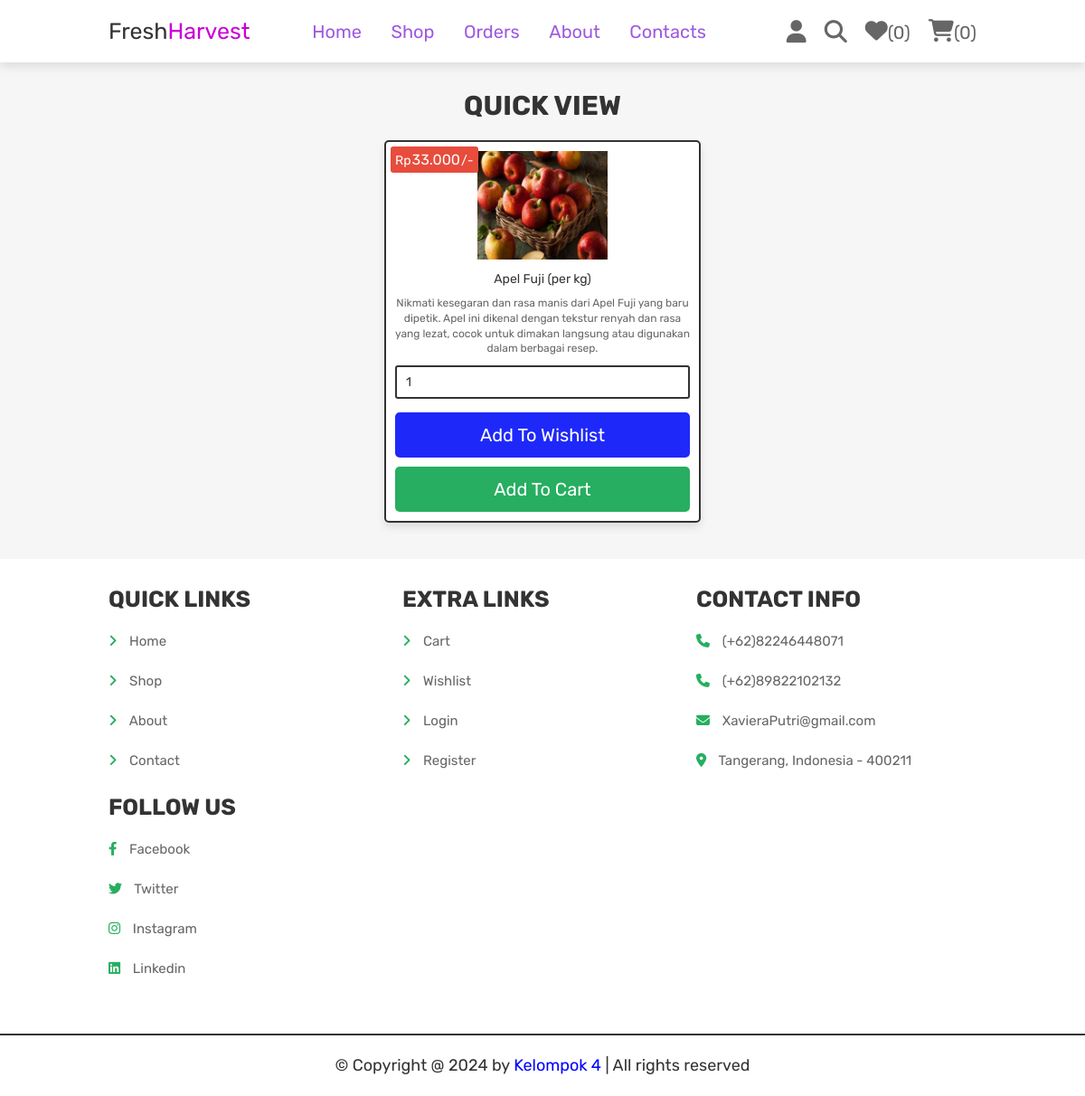
The app's page /view_page.php?pid=28 (signed in) with its own data.
### tables this page shows
CREATE TABLE `products` (
  `id` int(100) NOT NULL,
  `name` varchar(100) NOT NULL,
  `category` varchar(20) NOT NULL,
  `details` varchar(500) NOT NULL,
  `price` decimal(10,3) NOT NULL,
  `image` varchar(100) NOT NULL
);

### view_page.php (the view, shortened to what this page needs)
<?php
@include 'config.php';
?>
<!DOCTYPE html>
<html lang="en">
<head>
    <link rel="stylesheet" href="https://cdnjs.cloudflare.com/ajax/libs/font-awesome/6.1.1/css/all.min.css">
    <link rel="stylesheet" href="css/style.css">
</head>
<body>
    <?php include 'header.php'; ?>
    <section class="quick-view">
        <h1 class="tittle">Quick View</h1>
        <?php
        $pid = $_GET['pid'];
        $select_products = $conn->prepare("SELECT * FROM `products` WHERE id = ?");
        $select_products->execute([$pid]);
        if ($select_products->rowCount() > 0) {
            while ($fetch_products = $select_products->fetch(PDO::FETCH_ASSOC)) {
        ?>
        <form action="" class="box" method="POST">
            <div class="price">Rp<span><?= htmlspecialchars($fetch_products['price']); ?></span>/-</div>
            <img src="uploaded_img/<?= htmlspecialchars($fetch_products['image']); ?>" alt="<?= htmlspecialchars($fetch_products['name']); ?>">
            <div class="name"><?= htmlspecialchars($fetch_products['name']); ?></div>
            <div class="details"><?= htmlspecialchars($fetch_products['details']); ?></div>
            <input type="number" min="1" value="1" name="p_qty" class="qty">
            <input type="submit" value="Add to Wishlist" class="option-btn" name="add_to_wishlist">
            <input type="submit" value="Add to Cart" class="btn" name="add_to_cart">
        </form>
        <?php
            }
        } else {
            echo '<p class="empty">No products added yet!</p>';
        }
        ?>
    </section>
    <?php include 'footer.php'; ?>
</body>
</html>

### CSS/style.css (style rules this page uses)
.quick-view .box { max-width: 35rem; padding: 1rem; text-align: center; border: var(--border); background-color: var(--white); box-shadow: var(--box-shadow); border-radius: .5rem; position: relative; margin: 1rem auto; box-sizing: border-box; overflow: hidden; }
.quick-view .box img { height: 12rem; width: auto; margin-bottom: 0.5rem; }
.quick-view .box .price { position: absolute; top: 0.5rem; left: 0.5rem; padding: 0.5rem; border-radius: .3rem; background-color: var(--red); font-size: 1.4rem; color: var(--white); }
.quick-view .box .price span { font-size: 1.6rem; color: var(--white); margin: 0 .1rem; }
.quick-view .box .qty { margin: 0.5rem 0; border-radius: .3rem; padding: 0.8rem 1rem; font-size: 1.4rem; color: var(--black); border: var(--border); width: 100%; box-sizing: border-box; }
.quick-view .box .name { font-size: 1.4rem; color: var(--black); padding: 0.5rem 0; }
.quick-view .box .details { padding: 0.5rem 0; line-height: 1.4; font-size: 1.2rem; color: var(--light-color); }

### CSS/components.css (style rules this page uses)
:root { --green:#27ae60; --orange:#f39c12; --red:#e74c3c; --black:#333; --light-color:#666; --white:#fff; --light-bg:#f6f6f6; --border:.2rem solid var(--black); --box-shadow:0 .5rem 1rem rgba(0,0,0,.1); }
* { font-family: 'Rubik',sans-serif; margin: 0; padding: 0; box-sizing: border-box; outline: none; border: none; text-decoration: none; color: var(--black); }
body { background-color: var(--light-bg); }
html { font-size: 62.5%; overflow-x: hidden; scroll-behavior: smooth; scroll-padding-top: 6.5rem; }
section { padding: 3rem 2rem; max-width: 1000px; margin: 0 auto; }
.btn, .delete-btn, .checkout-btn, .home-btn, .option-btn { display: block; width: 100%; margin-top: 1rem; border-radius: .5rem; color: var(--white); font-size: 2rem; padding: 1.3rem 3rem; text-transform: capitalize; cursor: pointer; text-align: center; }
.btn { background-color: var(--green); }
.option-btn { background-color: rgb(30, 41, 249); }
.tittle { text-align: center; margin-bottom: 2rem; text-transform: uppercase; color: var(--black); font-size: 3rem; }

### records on screen
products: price "33.000", image (picture), name "Apel Fuji (per kg)", details "Nikmati kesegaran dan rasa manis dari Apel Fuji yang baru dipetik. Apel ini dikenal dengan tekstur renyah dan rasa yang lezat, cocok untuk dimakan langsung atau digunakan dalam berbagai resep."

### other values on screen
$count_wishlist_items->rowCount() "0"
$count_cart_items->rowCount() "0"
